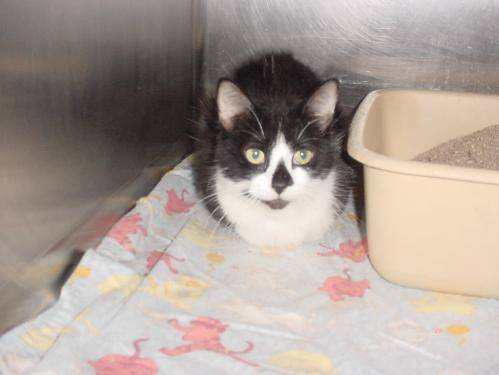
#> input picture dataset/training_set/Cat/cat.1119.jpg, 499 x 375 px; its folder holds 4 pictures in this run; the run also reads 1 picture not shown here
$ python logistic_regression_2.0.py
#> lines starting #> are read from the running program, lines starting #| are printed output that depends on the picture; long printed decimals are rounded; pictures that were not available may be replaced by others from this repository, and a replacement may not be noted
import numpy as np
import random
import cv2
import os
from math import ceil

ROWS = 64
COLS = 64
CHANNELS = 3

train_dir_cats = "dataset/training_set/Cat/"
test_dir_cats = "dataset/test_set/Cat/"

train_images_cats = [train_dir_cats+i for i in os.listdir(train_dir_cats)]
test_images_cats = [test_dir_cats+i for i in os.listdir(test_dir_cats)]

train_dir_dogs = "dataset/training_set/Dog/"
test_dir_dogs = "dataset/test_set/Dog/"

train_images_dogs = [train_dir_dogs+i for i in os.listdir(train_dir_dogs)]
test_images_dogs = [test_dir_dogs+i for i in os.listdir(test_dir_dogs)]

train_images = train_images_cats + train_images_dogs
test_images = test_images_cats + test_images_dogs

# [4 lines of commented-out code are left out]
random.shuffle(train_images)
random.shuffle(test_images)

print(len(train_images))
print(len(test_images))


def read_image(file_path):
    if file_path.endswith('.jpg'):
        img = cv2.imread(file_path, 1)
    return cv2.resize(img, (ROWS, COLS), interpolation=cv2.INTER_CUBIC)


def prepare_data(images):

    m = len(images)
    X = np.zeros((m, ROWS, COLS, CHANNELS), dtype=np.uint8)
    y = np.zeros((1, m))
    for i, image_file in enumerate(images):
        # print(image_file)
        X[i, :] = read_image(image_file)
#> in read_image, img is the input picture: shape (375, 499, 3); mean B, G, R 150, 157.5, 169.5
#> in read_image, `return cv2.resize(img, (ROWS, COLS), interpolation=cv2.INTER_CUBIC)`:
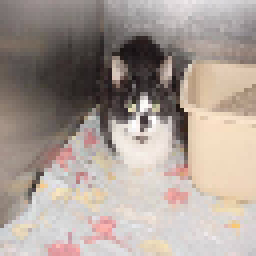
#> returned value: shape (64, 64, 3) (shown 4 times larger); mean of channels 0, 1, 2 150, 157.5, 169.4; drawn as B, G, R
        if 'dog.' in image_file.lower():
            # print("dog")
            y[0, i] = 1
        elif 'cat.' in image_file.lower():
            y[0, i] = 0
#> pass 2 of the loop in prepare_data, `for i, image_file in enumerate(images):`:
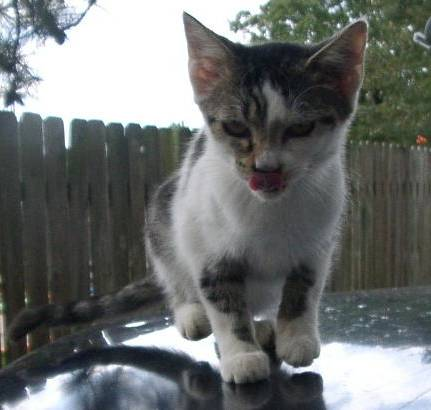
#> input picture dataset/training_set/Cat/cat.11.jpg, 431 x 410 px
#> in read_image, img is the input picture: shape (410, 431, 3); mean B, G, R 110.5, 111.4, 108.1
#> in read_image (call 2), `return cv2.resize(img, (ROWS, COLS), interpolation=cv2.INTER_CUBIC)`:
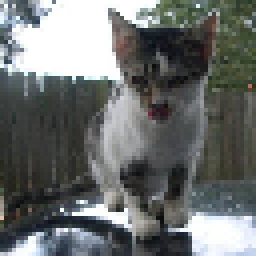
#> returned value: shape (64, 64, 3) (shown 4 times larger); mean of channels 0, 1, 2 110.4, 111.4, 108; drawn as B, G, R
#> pass 3 of the loop in prepare_data, `for i, image_file in enumerate(images):`:
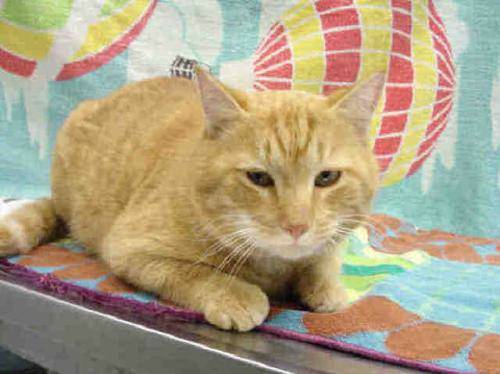
#> input picture dataset/training_set/Cat/cat.1019.jpg, 500 x 374 px
#> in read_image, img is the input picture: shape (374, 500, 3); mean B, G, R 132.6, 160.7, 174.4
#> in read_image (call 3), `return cv2.resize(img, (ROWS, COLS), interpolation=cv2.INTER_CUBIC)`:
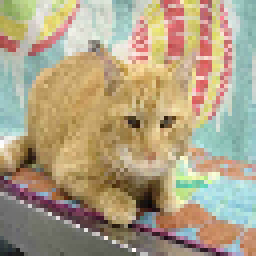
#> returned value: shape (64, 64, 3) (shown 4 times larger); mean of channels 0, 1, 2 132.6, 160.7, 174.4; drawn as B, G, R
#> the loop made 5 passes; the first 3 are shown
            # print("cat")
    return X, y


train_set_x, train_set_y = prepare_data(train_images)
#> train_set_y = [[0, 0, 0, 0, 0]]
#> pass 2 of the loop in prepare_data, `for i, image_file in enumerate(images):`:
#> pass 3 of the loop in prepare_data, `for i, image_file in enumerate(images):`:
#> the loop made 5 passes; the first 3 are shown
test_set_x, test_set_y = prepare_data(test_images)
#> test_set_y = [[0, 0, 0, 0, 0]]

train_set_x_flatten = train_set_x.reshape(
    train_set_x.shape[0], CHANNELS*COLS*ROWS).T
test_set_x_flatten = test_set_x.reshape(test_set_x.shape[0], -1).T
test_set_x = test_set_x_flatten/255
train_set_x = train_set_x_flatten/255


def sigmoid(z):
    s = 1/(1+np.exp(-z))
    return s


def initialize_with_zeros(dim):

    w = np.zeros((dim, 1))
    b = 0

    assert(w.shape == (dim, 1))
    assert(isinstance(b, float) or isinstance(b, int))

    return w, b


def propagate(w, b, X, Y):

    m = X.shape[1]

    A = sigmoid(np.dot(w.T, X) + b)

    cost = (-1.0) * np.mean(np.multiply(Y, np.log(A)) + np.multiply(1.0-Y,
                                                                    np.log(1.0 - A)), axis=1)                                 # compute cost

    dw = (1/m)*np.dot(X, np.transpose(A-Y))
    db = np.average((A-Y))

    assert(dw.shape == w.shape)
    assert(db.dtype == float)
    cost = np.squeeze(cost)
    assert(cost.shape == ())

    grads = {"dw": dw,
             "db": db}

    return grads, cost


w = np.array([[1.], [2.]])
b = 4.
X = np.array([[5., 6., -7.], [8., 9., -10.]])
Y = np.array([[1, 0, 1]])

grads, cost = propagate(w, b, X, Y)
print("dw = " + str(grads["dw"]))
print("db = " + str(grads["db"]))
print("cost = " + str(cost))


def optimize(w, b, X, Y, num_iterations, learning_rate, print_cost=False):
    costs = []

    for i in range(num_iterations):

        grads, cost = propagate(w, b, X, Y)

        dw = grads["dw"]
        db = grads["db"]

        w = w - learning_rate*dw
        b = b - learning_rate*db

        if i % 100 == 0:
            costs.append(cost)

        if print_cost and i % 100 == 0:
            print("Cost after iteration %i: %f" % (i, cost))

    params = {"w": w,
              "b": b}

    grads = {"dw": dw,
             "db": db}

    return params, grads, costs


params, grads, costs = optimize(
    w, b, X, Y, num_iterations=100, learning_rate=0.002, print_cost=False)

print("w = " + str(params["w"]))
print("b = " + str(params["b"]))
print("dw = " + str(grads["dw"]))
print("db = " + str(grads["db"]))


def predict(w, b, X):
    '''
    '''

    m = X.shape[1]
    Y_prediction = np.zeros((1, m))
    w = w.reshape(X.shape[0], 1)

    A = sigmoid(np.dot(w.T, X)+b)

    for i in range(A.shape[1]):

        if A[0, i] > 0.5:
            Y_prediction[0, i] = 1
        else:
            Y_prediction[0, i] = 0

    assert(Y_prediction.shape == (1, m))

    return Y_prediction


def model(X_train, Y_train, X_test, Y_test, num_iterations=2000, learning_rate=0.003, print_cost=False):

    w, b = initialize_with_zeros(X_train.shape[0])

    parameters, grads, costs = optimize(
        w, b, X_train, Y_train, num_iterations, learning_rate, print_cost=print_cost)

    w = parameters["w"]
    b = parameters["b"]

    Y_prediction_test = predict(w, b, X_test)
    Y_prediction_train = predict(w, b, X_train)

    print("train accuracy: {} %".format(
        100 - np.mean(np.abs(Y_prediction_train - Y_train)) * 100))
    print("test accuracy: {} %".format(
        100 - np.mean(np.abs(Y_prediction_test - Y_test)) * 100))

    d = {"costs": costs,
         "Y_prediction_test": Y_prediction_test,
         "Y_prediction_train": Y_prediction_train,
         "w": w,
         "b": b,
         "learning_rate": learning_rate,
         "num_iterations": num_iterations}

    return d


def find_opt_alpha(train_set_x, train_set_y, test_set_x, test_set_y):
    learning_rate = 0.006
    const_decrease = 0.001
    solutions = []

    for i in range(5):
        learning_rate -= const_decrease
        print("-----------------------------------------")
        print("learning rate: {} %".format(learning_rate))
        solutions.append(model(train_set_x, train_set_y, test_set_x, test_set_y,
                         num_iterations=500, learning_rate=learning_rate, print_cost=True))

    solutions.sort(key=lambda x: x['learning_rate'])
    return solutions[0]['learning_rate']


d = model(train_set_x, train_set_y, test_set_x, test_set_y,
          num_iterations=10000, learning_rate=0.002, print_cost=True)
#> the loop in optimize (call 2), `for i in range(num_iterations): ` made 10000 passes
#> (A in propagate, cost, db, b) on passes 1 to 3: ([[0.5, 0.5, 0.5, 0.5, 0.5]], 0.693, 0.5, -0.001), ([[0.00985, 0.0337, 0.00961, 0.00961, 0.00646]], 0.014, 0.0139, -0.00103), ([[0.0088, 0.0309, 0.00857, 0.00857, 0.0057]], 0.0126, 0.0125, -0.00105)
#| Cost after iteration 0: 0.6931
#| Cost after iteration 100: 0.001259
#| Cost after iteration 200: 0.000664
#| Cost after iteration 300: 0.000452
#| Cost after iteration 400: 0.000343
#| Cost after iteration 500: 0.000277
#| Cost after iteration 600: 0.000232
#| Cost after iteration 700: 0.0002
#> (further printed lines are left out)
#> in model, `w = parameters["w"]`: w = 12288 values, max -0.000544 at index 8475, min -0.00276 at index 12078, mean -0.00156
#> in model, `b = parameters["b"]`: b = -0.00294
#> in predict, `A = sigmoid(np.dot(w.T, X)+b)`: A = [[5.1e-06, 6.06e-06, 5.46e-05, 1.74e-06, 5.1e-06]]
#> in model, `Y_prediction_test = predict(w, b, X_test)`: Y_prediction_test = [[0, 0, 0, 0, 0]]
#| train accuracy: 100.0 %
#| test accuracy: 100.0 %
#> d = 7 items
